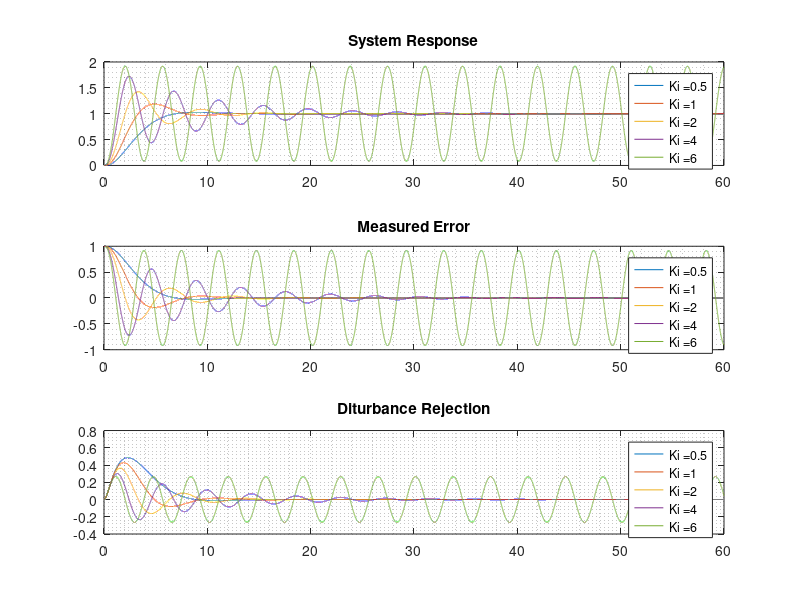

This chart was generated by the following MATLAB code: (Note: this script raises an error after producing the figure.)
clc, clear all, close all

%% Question 2: Response By TF

Kiv = [0.5 1 2 4 6]; % Plot for Ki = 10 is apart
plegend = cell(length(Kiv), 1);
for i = 1:length(Kiv)
    plegend{i} = strcat('Ki = ', num2str(Kiv(i)));
end

s = tf('s');
G = 2/(s^2 + 4*s + 3);

u = 1; % step input. Set to zero for the case where there is only disturbance

tspan = 0:1e-3:60; % we will show the response for 60 seconds

figure(1)
for i = 1:length(Kiv)
    Ki = Kiv(i);
    Kp = 0;
    Gc = Kp + Ki/s;
    Gsys = feedback(Gc*G, 1);
    Gdr = feedback(G, Gc);
    
    [y,t] = step(Gsys, tspan);
    error = u - y;
    
    [y2,t2] = step(Gdr, tspan);
    
    subplot(3,1,1)
    plot(t, y), hold on
    grid minor
    legend(plegend)
    title('System Response')
    subplot(3,1,2)
    plot(t, error), hold on
    grid minor
    title('Measured Error')
    legend(plegend)
    subplot(3,1,3)
    plot(t2, y2), hold on
    title('Diturbance Rejection')
    legend(plegend)
    grid minor
end
stepinfo(Gsys)

% The response for Ki = 10 is apart since the response is unstable
Ki = 10;
Gc = Ki/s;

Gsys = feedback(G*Gc, 1);
Gdr = feedback(Gsys,Gc);
[y, t] = step(Gsys, tspan);
[y2, t2] = step(Gdr, tspan);
error = u - y;
figure(2);
subplot(3,1,1)
plot(t, y), hold on
grid minor
legend('Ki = 10');
title('System Response')

subplot(3,1,2)
plot(t, error), hold on
grid minor
legend('Ki = 10');
title('Measured Error')

subplot(3,1,3)
plot(t2, y2), hold on
grid minor
legend('Ki = 10');
title('Disturbance Rejection')